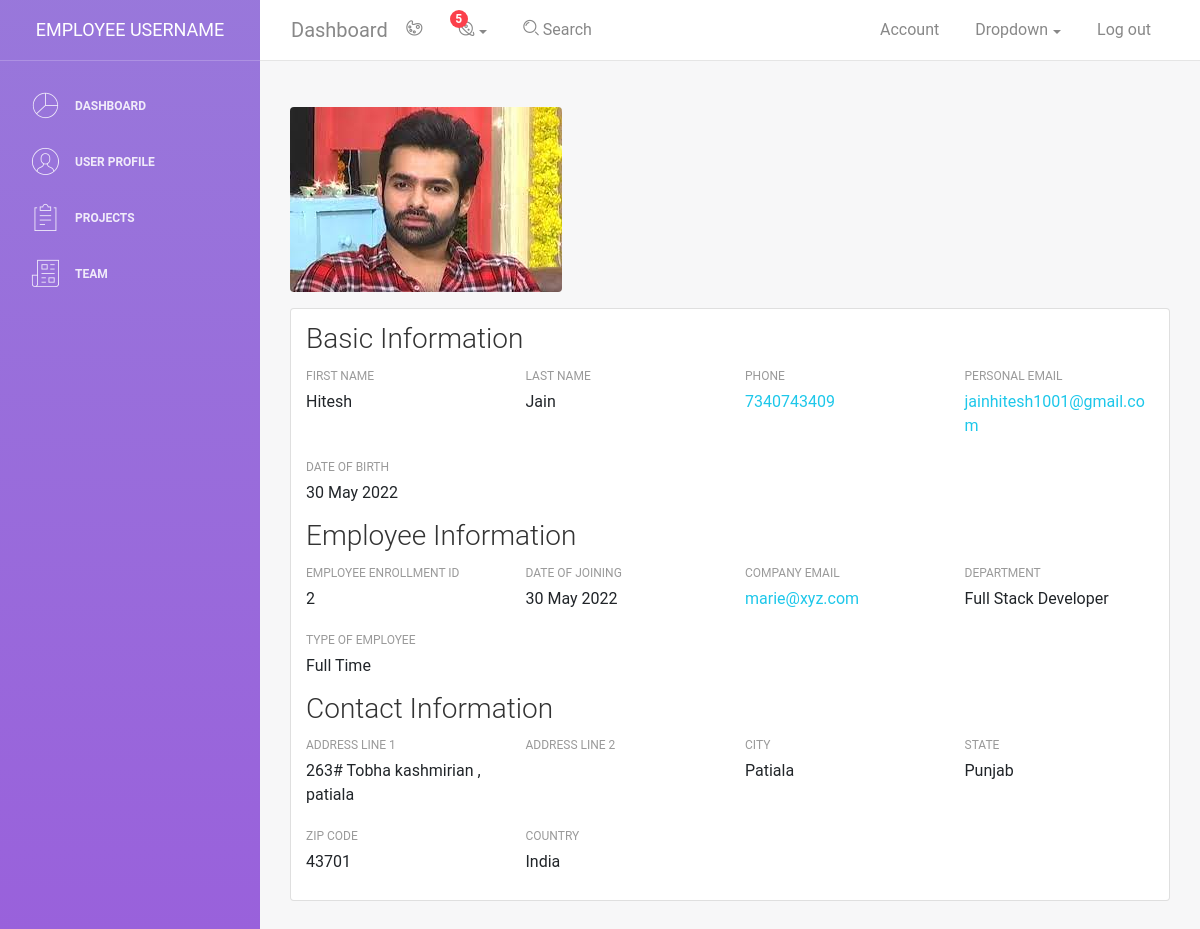
The page /employee/profile/2 on the database its author committed.
### staff/models.py (models this page shows, shortened)
class Employee(AbstractUser):
    email = models.EmailField(unique=True)
    username = None
    employee_id = models.IntegerField(unique=True, default=0)
    image = models.ImageField(upload_to="profile", null=True)
    USERNAME_FIELD = 'email'
    REQUIRED_FIELDS = []
    date_joined = models.DateTimeField(default=timezone.now)
    phone_regex = RegexValidator( regex = r'^\d{10}$',message = "phone number should exactly be in 10 digits")
    phone = models.CharField(max_length=255, validators=[phone_regex], blank = True, null=True)  # you can set it unique = True
    department =  models.ForeignKey(Department, blank=True , default = None , null = True , on_delete=models.SET_NULL) #(choices=department_choices, default=0)
    credit_score = models.IntegerField(validators=[MinValueValidator(0),
                                  MaxValueValidator(100)] , default=0)
    address = models.ForeignKey(Address, on_delete=models.SET_NULL, null=True)
    team = models.ForeignKey('Team', blank=True , null=True, on_delete=models.SET_NULL)
    objects = CustomUserManager()

class Department(models.Model):
    name = models.CharField(max_length=30)

class Address(models.Model):
    address_line1 = models.CharField(_("address"), max_length=128)
    address_line2 = models.CharField(_("address2"), max_length=128, blank=True)
    city = models.CharField(_("city"), max_length=64, default="Zanesville")
    state = models.CharField(max_length=100, null=True)
    country = models.CharField("Country", max_length=50, null=True)
    zip_code = models.CharField(_("zip code"), max_length=7, default="43701")

### staff/views.py (the view)
# urls.py: path('profile/<int:id>', views.employee_detail, name='profile'),
def employee_detail(request, id):
    employee = Employee.objects.get(id = id)
    print(employee.image.url)
    context = {
        "employee":employee
    }
    return render(request , 'staff/employee_detail.html', context)

### staff/templates/staff/employee_detail.html (shortened to what this page needs)
{% extends "base.html" %}
{% block body %}
<div class="tab-content">
    <div role="tabpanel" class="tab-pane active" id="about">
        <img class="rounded rounded-circle my-3 d-block user" src="{{ employee.image.url }}" alt="{{ employee.first_name }}" />
        <div class="card pmd-card">
            <div class="card-body">
                <div class="details-tab">
                    <div class="d-flex flex-row align-items-center mb-2">
                        <h3 class="card-title media-body">Basic Information</h3>
                    </div>
                    <div class="row view-basic-card">
                            <div class="col-12 col-md-6 col-lg-3">
                                <label class="pmd-list-subtitle">First Name</label>
                                <p class="pmd-list-title">{{ employee.first_name }}</p>
                            </div>
                            <div class="col-12 col-md-6 col-lg-3">
                                <label class="pmd-list-subtitle">Last Name</label>
                                <p class="pmd-list-title">{{ employee.last_name }}</p>
                            </div>
                            <div class="col-12 col-md-6 col-lg-3">
                                <label class="pmd-list-subtitle">Phone</label>
                                <p class="pmd-list-title"><a href="tel:+91 98250 98250" title="+91 98250 98250">{{ employee.phone }}</a></p>
                            </div>
                            <div class="col-12 col-md-6 col-lg-3">
                                <label class="pmd-list-subtitle">Personal Email</label>
                                <p class="pmd-list-title"><a href="mailto:{{ employee.email }}" title="marie@xyz.com">{{ employee.email }}</a></p>
                            </div>
                            <div class="col-12 col-md-6 col-lg-3">
                                <label class="pmd-list-subtitle">Date of Birth</label>
                                <p class="pmd-list-title">{{ employee.date_joined|date:"d M Y" }}</p>
                            </div>
                        </div>
                </div>
                <div class="details-tab">
                    <div class="d-flex flex-row align-items-center mb-2">
                        <h3 class="card-title media-body">Employee Information</h3>
                    </div>
                    <div class="row view-employee-card">
                            <div class="col-12 col-md-6 col-lg-3">
                                <label class="pmd-list-subtitle">Employee Enrollment ID</label>
                                <p class="pmd-list-title">{{ employee.id }}</p>
                            </div>
                            <div class="col-12 col-md-6 col-lg-3">
                                <label class="pmd-list-subtitle">Date of Joining</label>
                                <p class="pmd-list-title">{{ employee.date_joined|date:"d M Y" }}</p>
                            </div>
                            <div class="col-12 col-md-6 col-lg-3">
                                <label class="pmd-list-subtitle">Company Email</label>
                                <p class="pmd-list-title"><a href="mailto:marie@xyz.com" title="marie@xyz.com">marie@xyz.com</a></p>
                            </div>
                            <div class="col-12 col-md-6 col-lg-3">
                                <label class="pmd-list-subtitle">Department</label>
                                <p class="pmd-list-title">{{ employee.department.name }}</p>
                            </div>
                            <div class="col-12 col-md-6 col-lg-3">
                                <label class="pmd-list-subtitle">Type of Employee</label>
                                <p class="pmd-list-title">Full Time</p>
                            </div>
                        </div>
                </div>
                <div class="details-tab">
                    <div class="d-flex flex-row align-items-center mb-2">
                        <h3 class="card-title media-body">Contact Information</h3>
                    </div>
                    <div class="row view-contact-card">
                        <div class="col-12 col-md-6 col-lg-3">
                            <label class="pmd-list-subtitle">Address Line 1</label>
                            <p class="pmd-list-title">{{ employee.address.address_line1 }}</p>
                        </div>
                        <div class="col-12 col-md-6 col-lg-3">
                            <label class="pmd-list-subtitle">Address Line 2</label>
                        </div>
                        <div class="col-12 col-md-6 col-lg-3">
                            <label class="pmd-list-subtitle">City</label>
                            <p class="pmd-list-title">{{ employee.address.city }}</p>
                        </div>
                        <div class="col-12 col-md-6 col-lg-3">
                            <label class="pmd-list-subtitle">State</label>
                            <p class="pmd-list-title">{{ employee.address.state }}</p>
                        </div>
                        <div class="col-12 col-md-6 col-lg-3">
                            <label class="pmd-list-subtitle">Zip Code</label>
                            <p class="pmd-list-title">{{ employee.address.zip_code }}</p>
                        </div>
                        <div class="col-12 col-md-6 col-lg-3">
                            <label class="pmd-list-subtitle">Country</label>
                            <p class="pmd-list-title">{{ employee.address.country }}</p>
                        </div>
                    </div>
                </div>
            </div>
        </div>
    </div>
</div>
{% endblock body %}

### rows shown on the page
Employee: image (picture), first_name "Hitesh", last_name "Jain", phone "7340743409", email "jainhitesh1001@gmail.com", date_joined "30 May 2022", id "2", department.name "Full Stack Developer", address.address_line1 "263# Tobha kashmirian , patiala", address.city "Patiala", address.state "Punjab", address.zip_code "43701", address.country "India"
